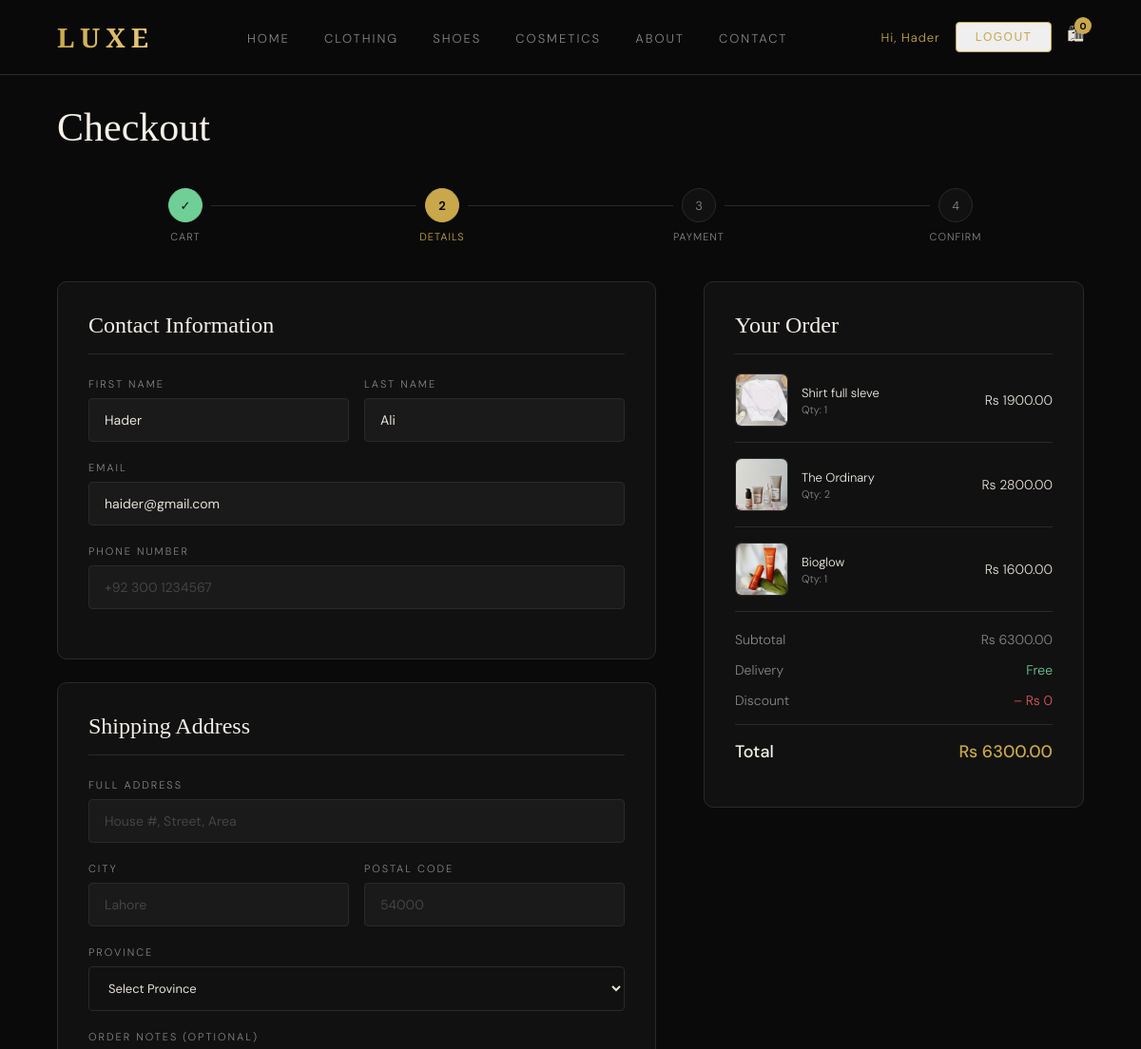
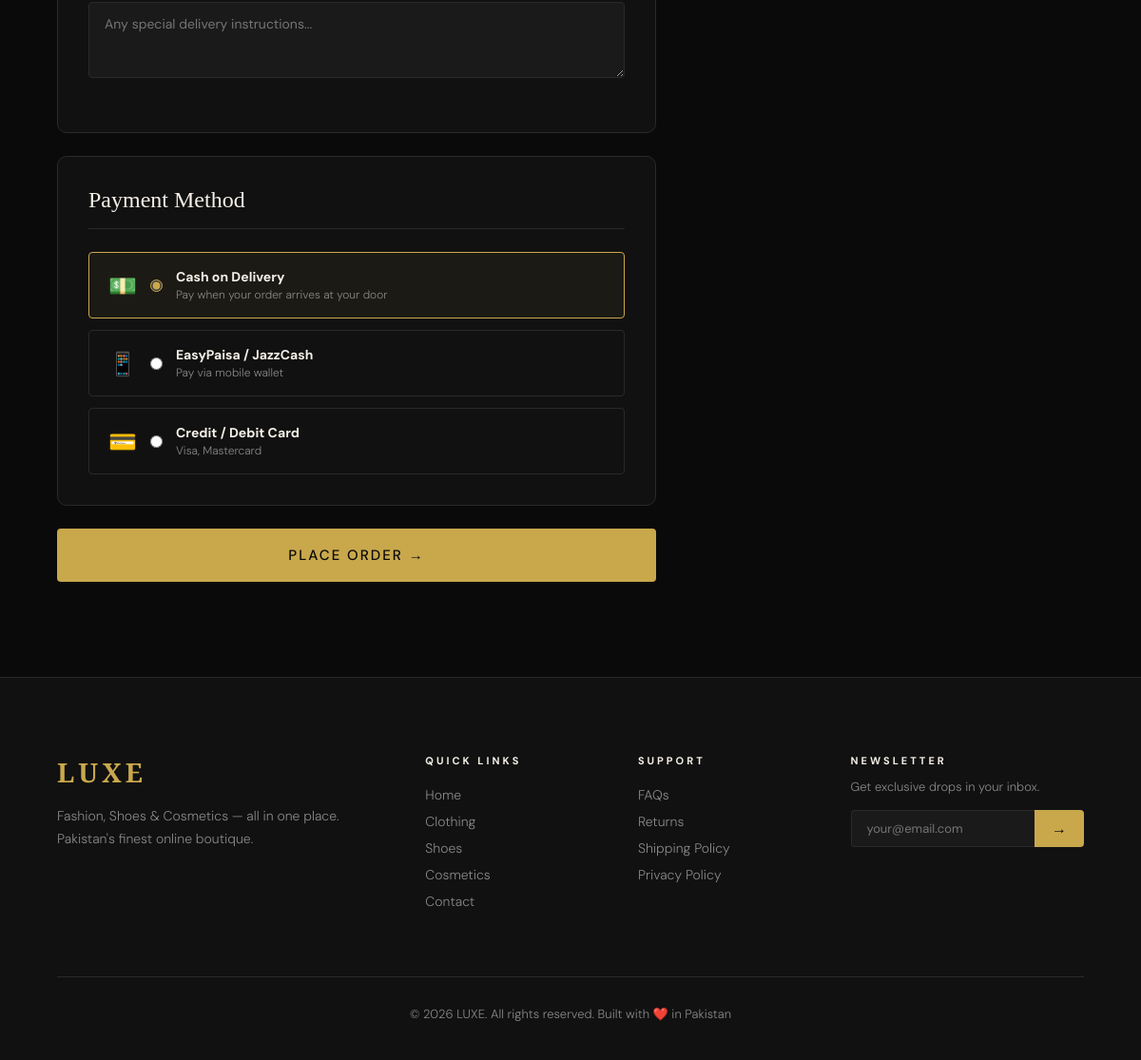
Screenshot of /checkout/ (signed in) with the database file from the repository (2 pictures, top to bottom).
### user_auth/models.py (models this page shows, shortened)
class CustomUser(AbstractUser):
    phone = models.CharField(max_length=15, blank=True, null=True)

### store/models.py (models this page shows, shortened)
class CartItem(models.Model):
    cart     = models.ForeignKey(Cart, on_delete=models.CASCADE, related_name='items')
    product  = models.ForeignKey(Product, on_delete=models.CASCADE)
    quantity = models.PositiveIntegerField(default=1)
    size     = models.CharField(max_length=20, blank=True)
    color    = models.CharField(max_length=50, blank=True)
    @property
    def subtotal(self):
        return self.product.price * self.quantity

class Product(models.Model):
    CATEGORY_CHOICES = [
        ('clothing',  'Clothing'),
        ('shoes',     'Shoes'),
        ('cosmetics', 'Cosmetics'),
    ]
    name         = models.CharField(max_length=200)
    slug         = models.SlugField(unique=True, blank=True)
    category     = models.CharField(max_length=20, choices=CATEGORY_CHOICES)
    sub_category = models.CharField(max_length=100, blank=True)
    description  = models.TextField(blank=True)
    price        = models.DecimalField(max_digits=10, decimal_places=2)
    old_price    = models.DecimalField(max_digits=10, decimal_places=2, null=True, blank=True)
    image        = models.ImageField(upload_to='products/', blank=True, null=True)
    stock        = models.PositiveIntegerField(default=0)
    is_new       = models.BooleanField(default=False)
    is_sale      = models.BooleanField(default=False)
    is_featured  = models.BooleanField(default=False)
    rating       = models.DecimalField(max_digits=3, decimal_places=1, default=0.0)
    created_at   = models.DateTimeField(auto_now_add=True)

class Cart(models.Model):
    user       = models.OneToOneField(settings.AUTH_USER_MODEL, on_delete=models.CASCADE, related_name='cart')
    created_at = models.DateTimeField(auto_now_add=True)
    @property
    def total(self):
        return sum(item.subtotal for item in self.items.all())

### store/views.py (the view, shortened to what this page needs)
# urls.py: path('checkout/',      views.checkout,      name='checkout'),
@login_required
def checkout(request):
    cart_obj = get_object_or_404(Cart, user=request.user)
    if cart_obj.items.count() == 0:
        messages.warning(request, 'Your cart is empty!')
        return redirect('cart')
    return render(request, 'checkout.html', {'cart': cart_obj})

### templates/checkout.html (shortened to what this page needs)
{% extends 'base.html' %}
{% load static %}
{% block content %}
<div class="checkout-page">
  <h2 class="section-title">Checkout</h2>
  <div class="checkout-steps">
    <div class="checkout-step done">
      <div class="step-circle">✓</div>
      <div class="step-label">Cart</div>
    </div>
    <div class="checkout-step active">
      <div class="step-circle">2</div>
      <div class="step-label">Details</div>
    </div>
    <div class="checkout-step">
      <div class="step-circle">3</div>
      <div class="step-label">Payment</div>
    </div>
    <div class="checkout-step">
      <div class="step-circle">4</div>
      <div class="step-label">Confirm</div>
    </div>
  </div>
  <div class="checkout-layout">
    <div class="checkout-forms">
      <div class="checkout-section">
        <h3>Contact Information</h3>
        <div class="form-row">
          <div class="form-group">
            <label>First Name</label>
            <input type="text"
                   name="first_name"
                   placeholder="Ali"
                   value="{% if user.is_authenticated %}{{ user.first_name }}{% endif %}">
          </div>
          <div class="form-group">
            <label>Last Name</label>
            <input type="text"
                   name="last_name"
                   placeholder="Khan"
                   value="{% if user.is_authenticated %}{{ user.last_name }}{% endif %}">
          </div>
        </div>
        <div class="form-group">
          <label>Email</label>
          <input type="email"
                 name="email"
                 placeholder="ali@email.com"
                 value="{% if user.is_authenticated %}{{ user.email }}{% endif %}">
        </div>
        <div class="form-group">
          <label>Phone Number</label>
          <input type="tel"
                 name="phone"
                 placeholder="+92 300 1234567">
        </div>
      </div>
      <div class="checkout-section">
        <h3>Shipping Address</h3>
        <div class="form-group">
          <label>Full Address</label>
          <input type="text"
                 name="address"
                 placeholder="House #, Street, Area">
        </div>
        <div class="form-row">
          <div class="form-group">
            <label>City</label>
            <input type="text"
                   name="city"
                   placeholder="Lahore">
          </div>
          <div class="form-group">
            <label>Postal Code</label>
            <input type="text"
                   name="postal"
                   placeholder="54000">
          </div>
        </div>
        <div class="form-group">
          <label>Province</label>
          <select class="sort-select"
                  name="province"
                  style="width:100%;padding:13px 16px;">
            <option value="">Select Province</option>
          </select>
        </div>
        <div class="form-group">
          <label>Order Notes (Optional)</label>
          <textarea name="notes"
                    style="width:100%;
                           background:var(--surface2);
                           border:1px solid var(--border);
                           border-radius:var(--radius);
                           padding:13px 16px;
                           color:var(--text);
                           font-family:var(--font-body);
                           font-size:14px;
                           outline:none;
                           resize:vertical;
                           min-height:80px;"
                    placeholder="Any special delivery instructions..."></textarea>
        </div>
      </div>
      <div class="checkout-section">
        <h3>Payment Method</h3>
        <div class="payment-options">
          <div class="payment-option selected"
               onclick="selectPayment(this)">
            <span class="payment-icon">💵</span>
            <input type="radio"
                   name="payment"
                   value="cod"
                   checked>
            <div class="payment-option-info">
              <h5>Cash on Delivery</h5>
              <p>Pay when your order arrives at your door</p>
            </div>
          </div>
          <div class="payment-option"
               onclick="selectPayment(this)">
            <span class="payment-icon">📱</span>
            <input type="radio"
                   name="payment"
                   value="easypaisa">
            <div class="payment-option-info">
              <h5>EasyPaisa / JazzCash</h5>
              <p>Pay via mobile wallet</p>
            </div>
          </div>
          <div class="payment-option"
               onclick="selectPayment(this)">
            <span class="payment-icon">💳</span>
            <input type="radio"
                   name="payment"
                   value="card">
            <div class="payment-option-info">
              <h5>Credit / Debit Card</h5>
              <p>Visa, Mastercard</p>
            </div>
          </div>
        </div>
      </div>
      <button class="btn-auth"
              style="font-size:15px;padding:18px;"
              onclick="placeOrder()">
        Place Order →
      </button>
    </div>
    <div class="checkout-summary">
      <h3>Your Order</h3>
      {% for item in cart.items.all %}
      <div class="checkout-item">
        <div class="checkout-item-img">
          {% if item.product.image %}
          <img src="{{ item.product.image.url }}"
               style="width:100%;
                      height:100%;
                      object-fit:cover;
                      border-radius:6px;">
          {% else %}
            🛍
          {% endif %}
        </div>
        <div>
          <p class="checkout-item-name">
            {{ item.product.name }}
          </p>
          <p class="checkout-item-meta">
            Qty: {{ item.quantity }}
          </p>
        </div>
        <span class="checkout-item-price">
          Rs {{ item.subtotal }}
        </span>
      </div>
      {% endfor %}
      <div class="summary-row" style="margin-top:20px;">
        <span>Subtotal</span>
        <span>Rs {{ cart.total }}</span>
      </div>
      <div class="summary-row">
        <span>Delivery</span>
        <span style="color:#6fcf97;">Free</span>
      </div>
      <div class="summary-row">
        <span>Discount</span>
        <span style="color:var(--red);">– Rs 0</span>
      </div>
      <div class="summary-row total">
        <span>Total</span>
        <span>Rs {{ cart.total }}</span>
      </div>
    </div>
  </div>
</div>
{% endblock %}

### templates/base.html (shortened to what this page needs)
<!DOCTYPE html>
<html lang="en">
<head>
  {% load static %}
  <link rel="stylesheet" href="{% static 'css/style.css' %}"/>
</head>
<body>
  <nav class="navbar" id="navbar">
    <a href="{% url 'home' %}" class="nav-logo">LUXE</a>
    <ul class="nav-links">
      <li><a href="{% url 'home' %}" class="{% if request.resolver_match.url_name == 'home' %}active{% endif %}">Home</a></li>
      <li><a href="{% url 'clothing' %}" class="{% if request.resolver_match.url_name == 'clothing' %}active{% endif %}">Clothing</a></li>
      <li><a href="{% url 'shoes' %}" class="{% if request.resolver_match.url_name == 'shoes' %}active{% endif %}">Shoes</a></li>
      <li><a href="{% url 'cosmetics' %}" class="{% if request.resolver_match.url_name == 'cosmetics' %}active{% endif %}">Cosmetics</a></li>
      <li><a href="{% url 'about' %}" class="{% if request.resolver_match.url_name == 'about' %}active{% endif %}">About</a></li>
      <li><a href="{% url 'contact' %}" class="{% if request.resolver_match.url_name == 'contact' %}active{% endif %}">Contact</a></li>
    </ul>
    <div class="nav-actions">
      {% if user.is_authenticated %}
        <a href="{% url 'profile' %}" style="font-size:13px; color:var(--gold); letter-spacing:1px;">Hi, {{ user.first_name|default:user.username }}</a>
        <form method="post" action="{% url 'logout' %}" style="display:inline;">
          <button type="submit" class="btn-outline" style="cursor:pointer;">Logout</button>
        </form>
      {% else %}
        <a href="{% url 'login' %}" class="btn-outline {% if request.resolver_match.url_name == 'login' %}active-nav{% endif %}">Login</a>
        <a href="{% url 'register' %}" class="btn-filled">Register</a>
      {% endif %}
      <a href="{% url 'cart' %}" class="cart-icon">🛍 <span class="cart-count">{{ cart_count|default:"0" }}</span></a>
    </div>
  </nav>
  <main>
    {% block content %}
    {% endblock %}
  </main>
  {% block footer %}
  <footer class="footer">
    <div class="footer-grid">
      <div class="footer-brand">
        <h3>LUXE</h3>
        <p>Fashion, Shoes & Cosmetics — all in one place. Pakistan's finest online boutique.</p>
      </div>
      <div class="footer-links">
        <h4>Quick Links</h4>
        <a href="{% url 'home' %}">Home</a>
        <a href="{% url 'clothing' %}">Clothing</a>
        <a href="{% url 'shoes' %}">Shoes</a>
        <a href="{% url 'cosmetics' %}">Cosmetics</a>
        <a href="{% url 'contact' %}">Contact</a>
      </div>
      <div class="footer-links">
        <h4>Support</h4>
        <a href="#">FAQs</a>
        <a href="#">Returns</a>
        <a href="#">Shipping Policy</a>
        <a href="#">Privacy Policy</a>
      </div>
      <div class="footer-newsletter">
        <h4>Newsletter</h4>
        <p>Get exclusive drops in your inbox.</p>
        <div class="newsletter-form">
          <input type="email" placeholder="your@email.com"/>
          <button>→</button>
        </div>
      </div>
    </div>
    <div class="footer-bottom">
      <p>© {% now "Y" %} LUXE. All rights reserved. Built with ❤️ in Pakistan</p>
    </div>
  </footer>
  {% endblock footer %}
</body>
</html>

### rows the page displays
CustomUser: first_name "Hader", last_name "Ali", email "haider@gmail.com"
CartItem: product.image (picture), product.name "Shirt full sleve", quantity "1", subtotal "1900.00"
CartItem: product.image (picture), product.name "The Ordinary", quantity "2", subtotal "2800.00"
CartItem: product.image (picture), product.name "Bioglow", quantity "1", subtotal "1600.00"
Cart: total "6300.00"

### other values shown
{{ cart_count|default:"0" }} "0"
